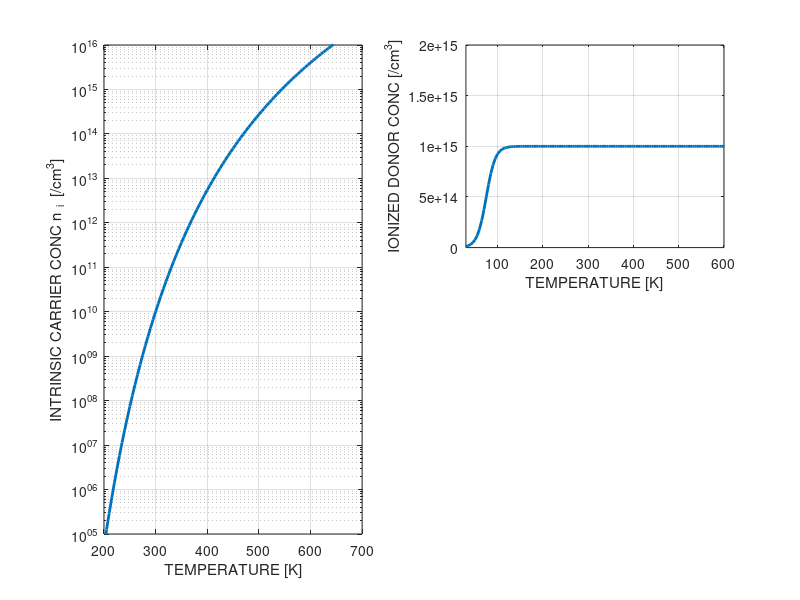

Here is the MATLAB script that generated this plot:
%Intrinsic carrier concentration in Silicon for various temperatures
%Originally demonstrated in Pierret's Book
%Transcribed by Thomas MacDonald for ECE 4904
%ni vs. T calculation for Si (200K - 700K) used in Fig. 2.20

% Initialization
format short e

% Constants and T-range
k   = 8.617e-5;     % Boltzmann Constant (eV/K)
A   = 2.510e19;     % Constant solved for on p. 51 from equations (2.13a/b)
Eex = 0.0074;       % Value was adjusted to match S&G ni(300K) value
                    % Also the exciton factor, Barber suggests 0.007
T = 25:5:700;       % Range of temperatures used for the simulation

% Band Gap vs. T
EG0 = 1.17;                    % Band gap energy at 0 Kelvin
a   = 4.740e-4;                % Value predetermined to match the BG curve
b   = 636;                     % Value predetermined to match the BG curve
EG  = EG0-a.*(T.^2)./(T+b);    % Temperature based adjustment to the bandgap

% Effective mass ratio (mnr = mn*/m0, mpr=mp*/m0)
% These are given on p. 55 already presolved but they are based on
% the equations (2.6a) and (2.6b) given on p. 41
mnr = 1.028 + (6.11e-4).*T - (3.09e-7).*T.^2;   %Based on Eq 2.6a
mpr = 0.610 + (7.83e-4).*T - (4.46e-7).*T.^2;   %Based on Eq 2.6b

% Computation of ni through the use of the equations (2.21), (2.13a), and
% (2.13b) presented on p. 53 and p. 51 in the text. Presented here is
% equations (2.13a) and (2.13b) being substituted into eq. (2.21)
ni = A.*((T./300).^(1.5)).*((mnr.*mpr).^(0.75)).*exp(-(EG-Eex)./(2.*k.*T));

% Display output on screen
figure(1)
subplot(1,2,1)
% Same range as Fig. 2.20 in book)
semilogy(T,ni,'LineWidth',2);
grid on
xlim([200 700])
ylim([1E+5 1E+16])
xlabel('TEMPERATURE [K]')
ylabel('INTRINSIC CARRIER CONC n_{  i}  [/cm^{3}]')
%%%%%%%%%%%%%%%%%%%%%%%%%%%%%%%%%%%%%%%%%%%%%%%%%%%%%%%%%%%%%%%%%%%%%

% Empirical relationship for number of dopant sites ionized
ND0 = 1E+15;   % Assume doping of 1E+15 donor atom / cm^3
ND_ionized=ND0*(1./(1+exp(-(T-75)/10)));

% Display output on screen
subplot(2,2,2)
% Plot over 30-600 K range
plot(T,ND_ionized,'LineWidth',2);
grid on
xlim([30 600])
ylim([0 2E+15])
xlabel('TEMPERATURE [K]')
ylabel('IONIZED DONOR CONC [/cm^{3}]')

%%%%%%%%%%%%%%%%%%%%%%%%%%%%%%%%%%%%%%%%%%%%%%%%%%%%%%%%%%%%%%%%%%%%%

%%%%%%%%%%%%%%%%%%%%%%%%% YOUR MATLAB HERE %%%%%%%%%%%%%%%%%%%%%%%%%%
% Exact equation for n
% Display output on screen
% Plot over 30-600 K range
